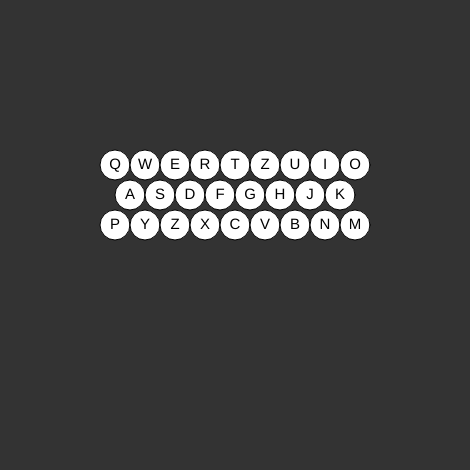
Frame 1 (no input)
Frame 2 (the mouse pressed at the canvas centre, redrawn once): identical to frame 1, image omitted

The p5.js sketch that drew this single still picture (run headless with seeded random() and noise() and a simulated clock; the mouse was pressed at the canvas centre and the sketch redrawn once):

// p5.js sketch
// ── sketch.js
var rotorCiphers = ['EKMFLGDQVZNTOWYHXUSPAIBRCJ', 'AJDKSIRUXBLHWTMCQGZNPYFVOE',
  'BDFHJLCPRTXVZNYEIWGAKMUSQO', 'ESOVPZJAYQUIRHXLNFTGKDCMWB', 'VZBRGITYUPSDNHLXAWMJQOFECK'];
var rotorNotches = [17, 5, 22, 10, 0];
var reflectorCiphers = ['EJMZALYXVBWFCRQUONTSPIKHGD','YRUHQSLDPXNGOKMIEBFZCWVJAT',
    'FVPJIAOYEDRZXWGCTKUQSBNMHL'];

function setup() {
  createCanvas(470,470)
  background(51)
  var keyboard = new Keyboard(100,150,'original');
  keyboard.draw();

  console.log(reverseCipher(reflectorCiphers[0]));
  let plugboard = new Plugboard(reflectorCiphers[0]);
  let rotor0 = new Rotor(rotorCiphers[0],rotorNotches[0]);
  let rotor1 = new Rotor(rotorCiphers[1],rotorNotches[1]);
  let rotor2 = new Rotor(rotorCiphers[2],rotorNotches[2]);
  let reflector = new Rotor(reflectorCiphers[0],'');
  let rotorList = [rotor1, rotor0, rotor2, reflector];
  let rotorArray = new RotorArray(rotorList,[0, 0, 0]);
}
  
function draw() {
  // put drawing code here
  noLoop();
}

function letter2num(letter) {
  return parseInt(letter,36) - 10;
}

function num2letter(n) {
  letters = 'ABCDEFGHIJKLMNOPQRSTUVWXYZ';
  return letters[n]
}

function reverseCipher(cipher) {
  let letters = 'ABCDEFGHIJKLMNOPQRSTUVWXYZ'
  let cipherR = new Array(26);
  for (let k = 0; k < 26; k++) {
    cipherR[letter2num(cipher[k])] = letters[k];
  }
  return cipherR.reduce( (x,y) => x + y );
}

class Key {
  constructor(idx,layout,r=15) {
    let letters; let keysPerRow;
    if (layout == 'original') {
      letters = 'QWERTZUIOASDFGHJKPYZXCVBNML'
      keysPerRow = [9, 8, 9];
    }
    else {
      letters = 'QWERTYUIOPASDFGHJKLZXCVBNM'
      keysPerRow = [10, 9, 7];
    }
    this.label = letters[idx]
    this.r = r;
    let row; let col;
    if (idx < keysPerRow[0]) { 
      row = 0;
      col = idx;
    } else if ( idx < keysPerRow[0] + keysPerRow[1]) {
      row = 1;
      col = idx - keysPerRow[0];
    } else {
      row = 2;
      col = idx - ( keysPerRow[0] + keysPerRow[1] );
    }
    this.yRelative = (2*row + 1)*this.r;
    if ( (layout == 'original' ) && ( row == 2) ) {
      this.xRelative = (2*col + 1)*this.r;
    }
    else {
      this.xRelative = (2*col + row + 1)*this.r;
    }
  }
  draw(x0,y0) {
    ellipse(this.xRelative + x0, this.yRelative +y0, 2*this.r, 2*this.r)
    textSize(this.r)
    textAlign(CENTER, CENTER)
    text(this.label, this.xRelative + x0,this.yRelative + y0)
  }
}

class Keyboard {
  constructor(x0, y0, layout = 'modern') {
    this.xpos = x0;
    this.ypos = y0;
    this.key = new Array(26);
    for (let k=0; k<26; k++) {
      this.key[k] = new Key(k, layout);
    }
  }
  draw() {
    for (let k=0; k<26; k++) {
      this.key[k].draw(this.xpos,this.ypos);
    }
  }
}

class Rotor {
  constructor(cipher,notchPos) {
    this.cipherFwd = cipher;
    this.notch = notchPos;
    this.cipherBwd = reverseCipher(cipher);
  }
  fwd(n,state= 0 ) { // forward permutation
    return letter2num(this.cipherFwd[(n+state) % 26]);
  }
  bwd(n, state = 0) { // backward permutation
    return letter2num(this.cipherBwd[(n+state) % 26]);
  }
}

class RotorArray {
  // The reflector works like a symmetric rotor, and should be the last (usually 4th) Rotor in the list
  constructor(listOfRotors, initialState) {
    this.rotors = listOfRotors;
    this.state = initialState;
  }
  click() {
    // advance rotor state
    console.log(this.state.map(num2letter))
    let k = 0;
    this.state[0] = (this.state[0] + 1) % 26;
    while ( (this.state[k] == this.rotors[k].notch) && (k < this.state.length - 1) ) {
      this.state[k+1] = (this.state[k+1] + 1) % 26
      k++;
    }
  }
}

class Plugboard {
  constructor(cipher) {
    this.cipher = cipher;
    if ( cipher != reverseCipher(cipher) ) {
      console.warn('A non-symmetric cipher was provided for the plugboard')
    }
  }
  swap(n) { // swap letters if they are connected
    return letter2num(this.cipher[n]);
  }
}
